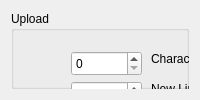
         <widget class="QWidget" name="AsciiTab">
          <attribute name="title">
           <string>Ascii</string>
          </attribute>
          <layout class="QGridLayout" name="gridLayout_4">
           <item row="0" column="0">
            <widget class="QGroupBox" name="groupBox">
             <property name="title">
              <string>Upload</string>
             </property>
             <widget class="QLabel" name="label_7">
              <property name="geometry">
               <rect>
                <x>140</x>
                <y>100</y>
                <width>191</width>
                <height>16</height>
               </rect>
              </property>
              <property name="text">
               <string>Carriage Return Delay (msec)</string>
              </property>
             </widget>
             <widget class="QLabel" name="label_6">
              <property name="geometry">
               <rect>
                <x>140</x>
                <y>70</y>
                <width>161</width>
                <height>16</height>
               </rect>
              </property>
              <property name="text">
               <string>New Line Delay (msec)</string>
              </property>
             </widget>
             <widget class="QSpinBox" name="carriageReturnDelay">
              <property name="geometry">
               <rect>
                <x>60</x>
                <y>100</y>
                <width>71</width>
                <height>25</height>
               </rect>
              </property>
              <property name="maximum">
               <number>60</number>
              </property>
             </widget>
             <widget class="QSpinBox" name="newlineDelay">
              <property name="geometry">
               <rect>
                <x>60</x>
                <y>70</y>
                <width>71</width>
                <height>25</height>
               </rect>
              </property>
              <property name="maximum">
               <number>60</number>
              </property>
             </widget>
             <widget class="QSpinBox" name="characterDelay">
              <property name="geometry">
               <rect>
                <x>60</x>
                <y>40</y>
                <width>71</width>
                <height>25</height>
               </rect>
              </property>
              <property name="maximum">
               <number>60</number>
              </property>
             </widget>
             <widget class="QLabel" name="label_5">
              <property name="geometry">
               <rect>
                <x>140</x>
                <y>40</y>
                <width>161</width>
                <height>16</height>
               </rect>
              </property>
              <property name="text">
               <string>Character delay (msec)</string>
              </property>
             </widget>
            </widget>
           </item>
          </layout>
         </widget>
